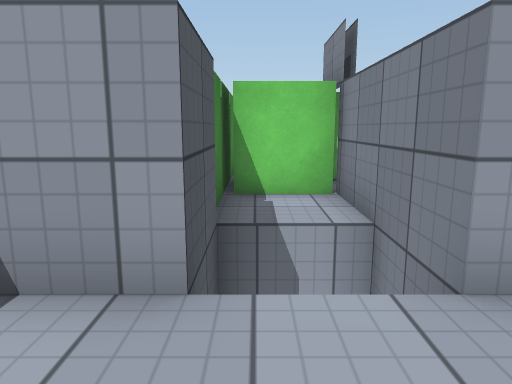
[1] (above)

16 first-person views from a walk through a scene from a Unity 3-D project. The camera is 1.2 m above the floor, tilts 10° down and sees 70° across. The floor is counted in squares, 1 m on a side. Each view is taken from the middle of a square. On the plan, view 1 faces up. The plan holds only what a view shows up to about 15 squares ahead; the rest is blank. The place goes on beyond the plan. The player character is not drawn. Some animated figures are not drawn. Some surface patterns are stand-ins.

[2]
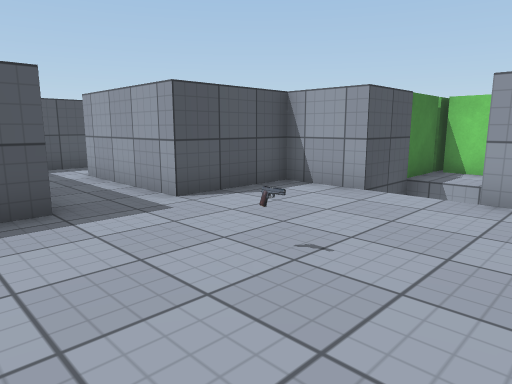

[3]
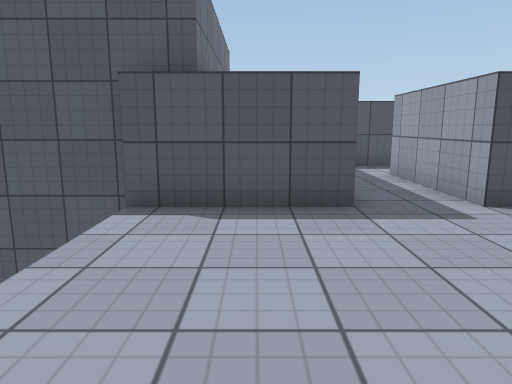

[4]
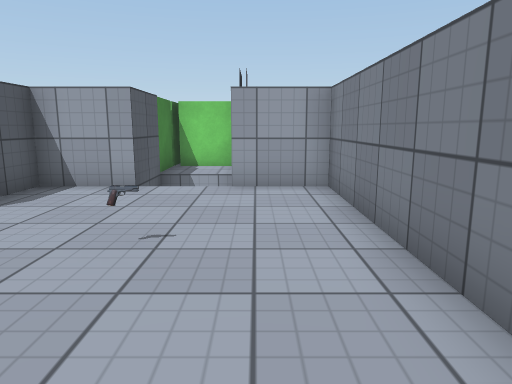

[5]
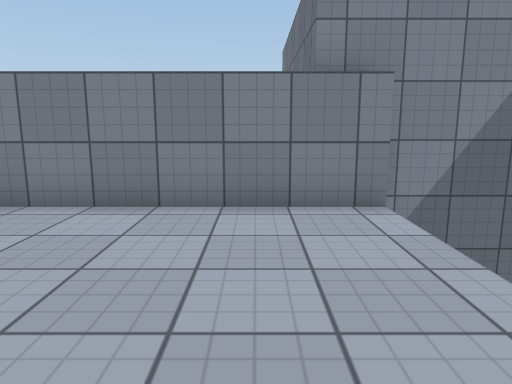

[6]
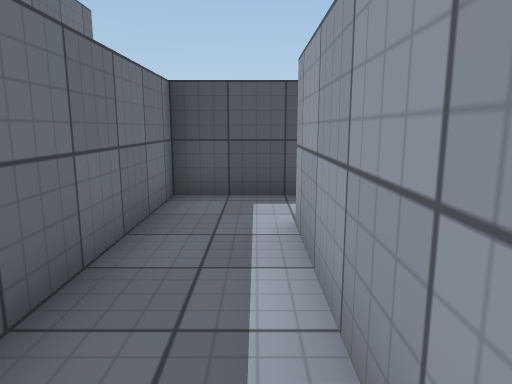

[7]
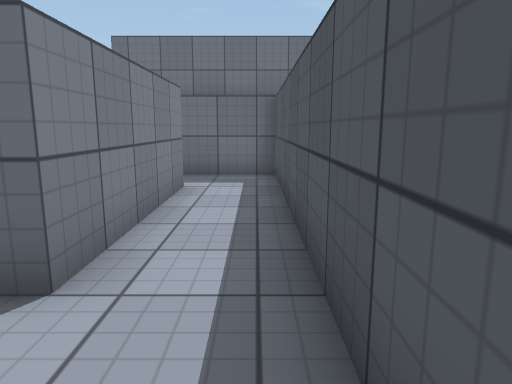

[8]
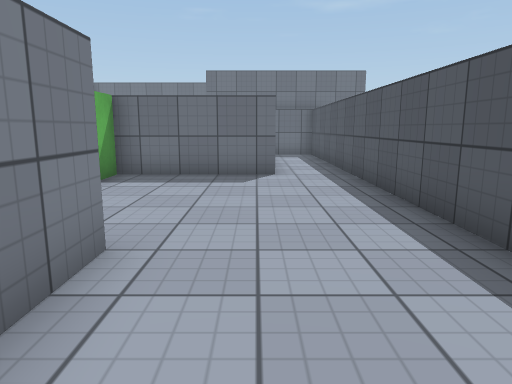

[9]
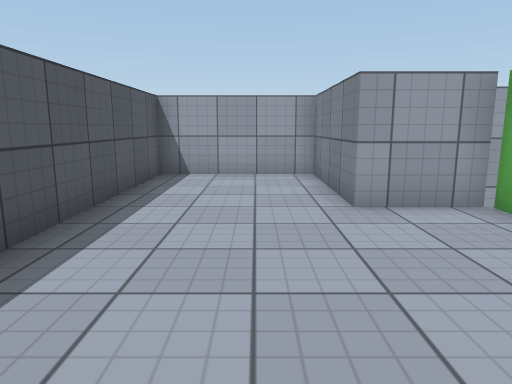

[10]
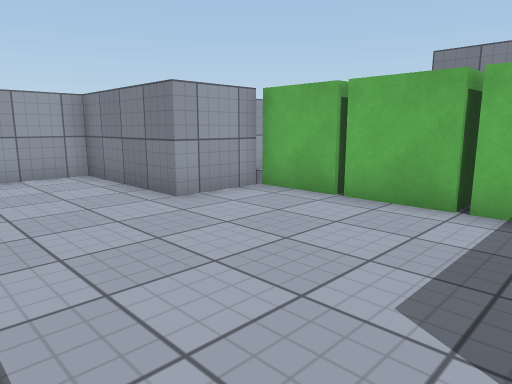

[11]
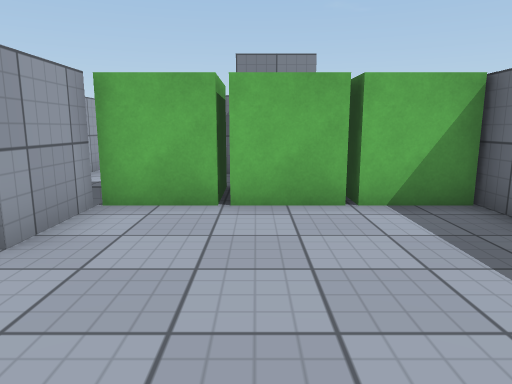

[12]
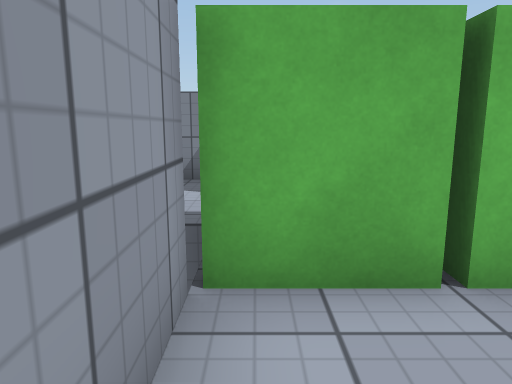

[13]
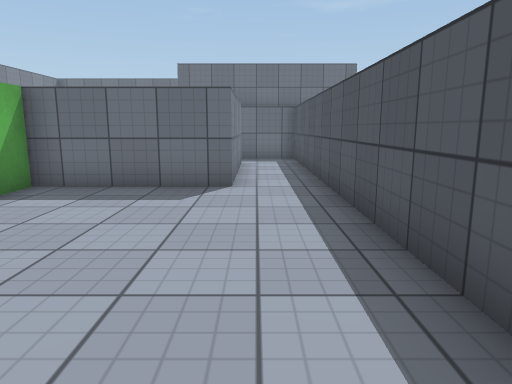

[14]
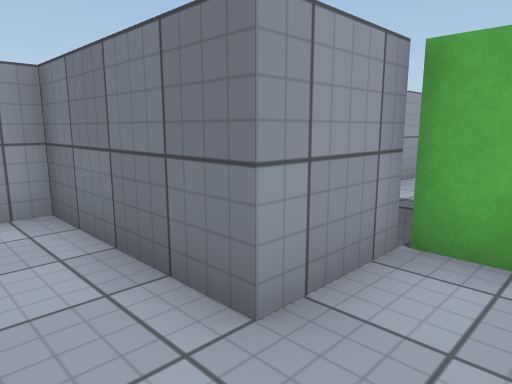

[15]
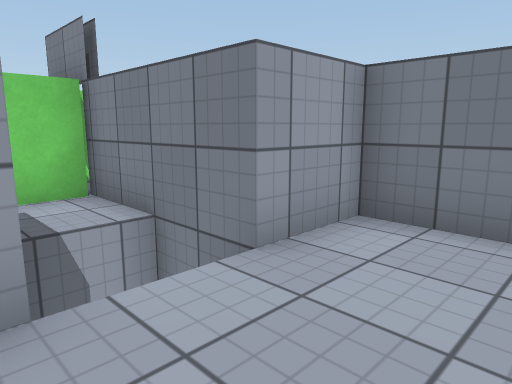

[16]
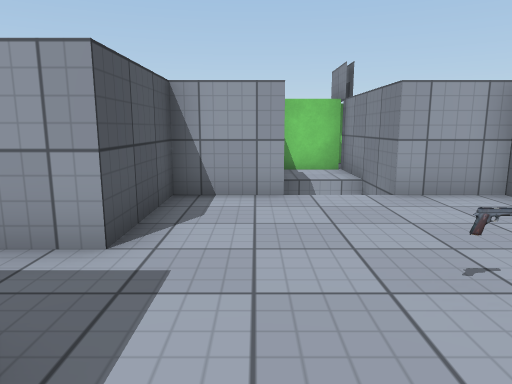

### Floor plan
Key: @ floor where view 1 was taken; # wall or solid block; . floor; v drop or lower ground; C cube; B block; P pistol.
Columns run from 9 left of view 1 to 5 right of it. Each row starts with its distance up from view 1.
 15 ######
 14 #....#
 13 #....#  ######
 12 #....#   ....#
 11 #....##  ....#
 10 #......CC  BB
  9 #......CC..BB
  8 #......CCCC
  7 #......CCCCv
  6 #......CC..#
  5 #......CC..#
  4 #..######  #
  3 #..#  ###v ###
  2 #..#  #......#
  1 #..#  #......#
  0 #..####..@...#
 -1 #.........P..#
 -2 #............#
 -3 #######......#
 -4       #......#
 -5       #......#
 -6      ##vvvvvv##
 -7      #v       #
 -8       v       #

Positions as (right, up) in squares from view 1, and headings:
1: (0, 0), facing up
2: (3, -4), facing up-left
3: (3, -4), facing left
4: (2, -5), facing up
5: (-2, -4), facing right
6: (-2, -1), facing left
7: (-8, 7), facing down
8: (-6, 14), facing down
9: (-6, 5), facing up
10: (-8, 5), facing up-right
11: (-8, 8), facing right
12: (-5, 10), facing right
13: (-7, 12), facing down
14: (-6, 9), facing up-right
15: (-1, 0), facing up-right
16: (-1, -4), facing up
